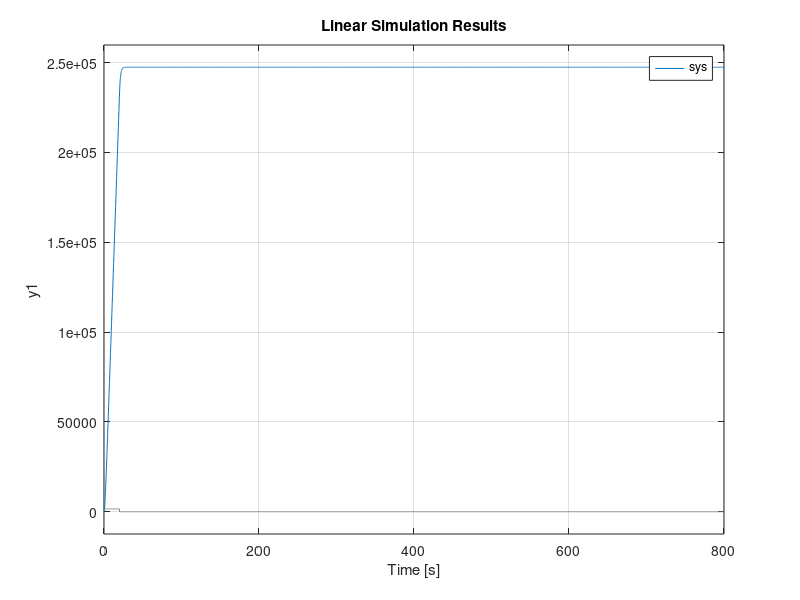

Reproduce this figure in MATLAB. (Note: this script raises an error after producing the figure.)
M=100;
f=80;
g=9.8;
Fp=1600;
T=20;


A=[0 1;0 -f/M];
B=[0;(Fp/M)-g];
C=[1 0];
D=0;
sys= ss(A,B,C,D);%espaco de stados

%% força aplicada por 20segs
t=0:0.1:800;
u=@(t) t>=0;%definiçao do degrau unitario
mu=@(t) Fp*u(t)-Fp*u(t-T);%definicao da soma dos 5 segs
lsim(sys, mu(t), t);
hold on
%plot(t,mu(t))

%%
syms M f g Fp T s
Es = inv(s*eye(4)-A);
limit(s*Es(1), s, 0)